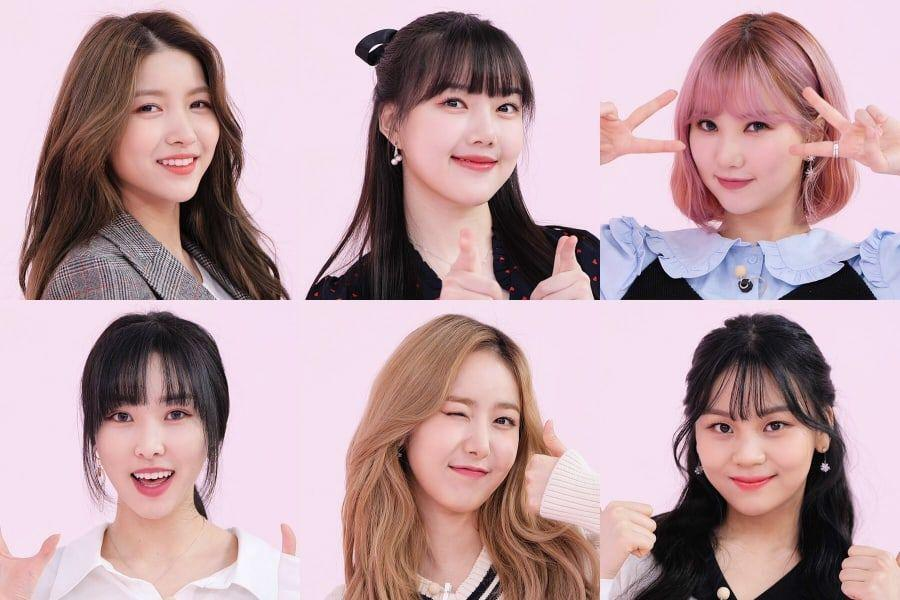
#> input picture gfriend.jpg, 900 x 600 px
$ python Human_Detection.py
#> lines starting #> are read from the running program, lines starting #| are printed output that depends on the picture; after the words box and inside, x2 and y2 are one past the last pixel; in counts of white or black regions, pixels touching at a corner belong together
import cv2
import sys

# Get user supplied values
imagePath = "gfriend.jpg"
cascPath = "haarcascade.xml"

# Create the haar cascade
faceCascade = cv2.CascadeClassifier(cascPath)

# Read the image
image = cv2.imread(imagePath)
#> image is the input picture: shape (600, 900, 3); mean B, G, R 164.8, 159, 187.6
gray = cv2.cvtColor(image, cv2.COLOR_BGR2GRAY)
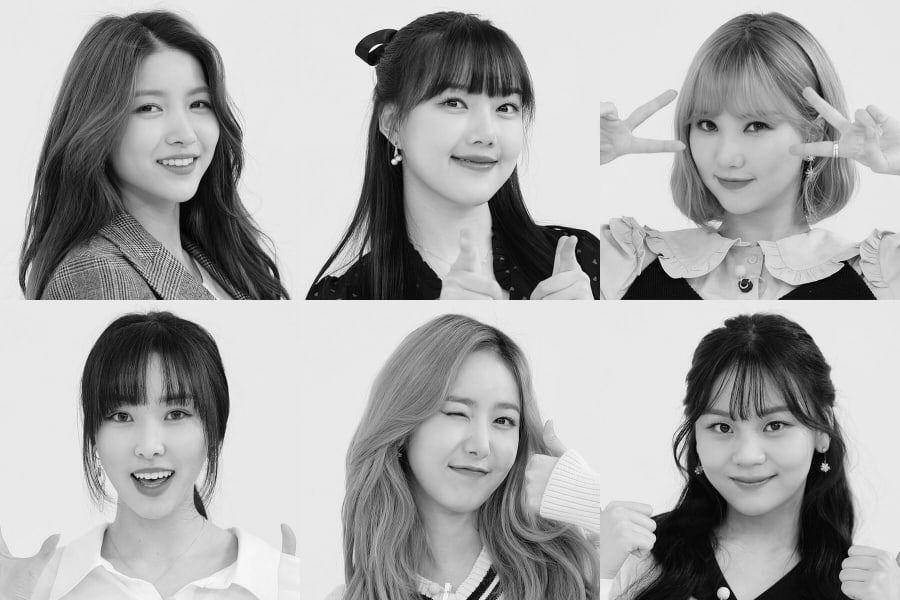
#> gray: shape (600, 900); min 0, max 255, mean 168.2

# Detect faces in the image
faces = faceCascade.detectMultiScale(
    gray,
    scaleFactor=1.1,
    minNeighbors=5,
    minSize=(30, 30),
    flags = cv2.CASCADE_SCALE_IMAGE
)
#> faces = [[111, 61, 125, 125], [666, 76, 138, 138], [401, 362, 141, 141], [683, 373, 144, 144], [405, 53, 142, 142], [73, 356, 157, 157]]

print("Found {0} faces!".format(len(faces)))
#| Found 6 faces!

# Draw a rectangle around the faces
for (x, y, w, h) in faces:
    cv2.rectangle(image, (x, y), (x+w, y+h), (0, 255, 0), 2)
#> this loop made 6 passes
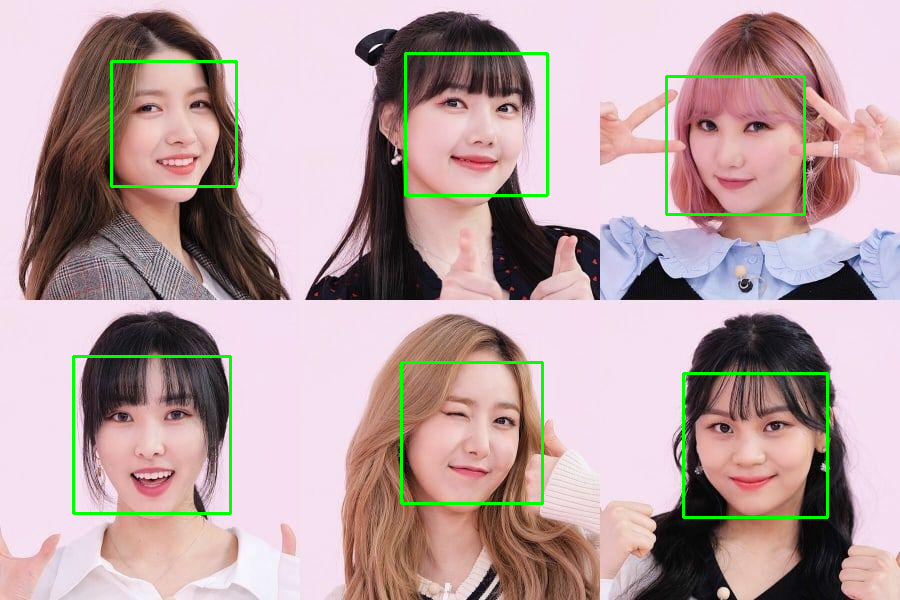
#> image: shape (600, 900, 3); 1.88% of pixels changed, all inside (x1, y1, x2, y2) = (72, 52, 829, 519)

cv2.imshow("Faces found", image)
cv2.waitKey(0)

$ run again, with Pejalan2.jpg copied over gfriend.jpg
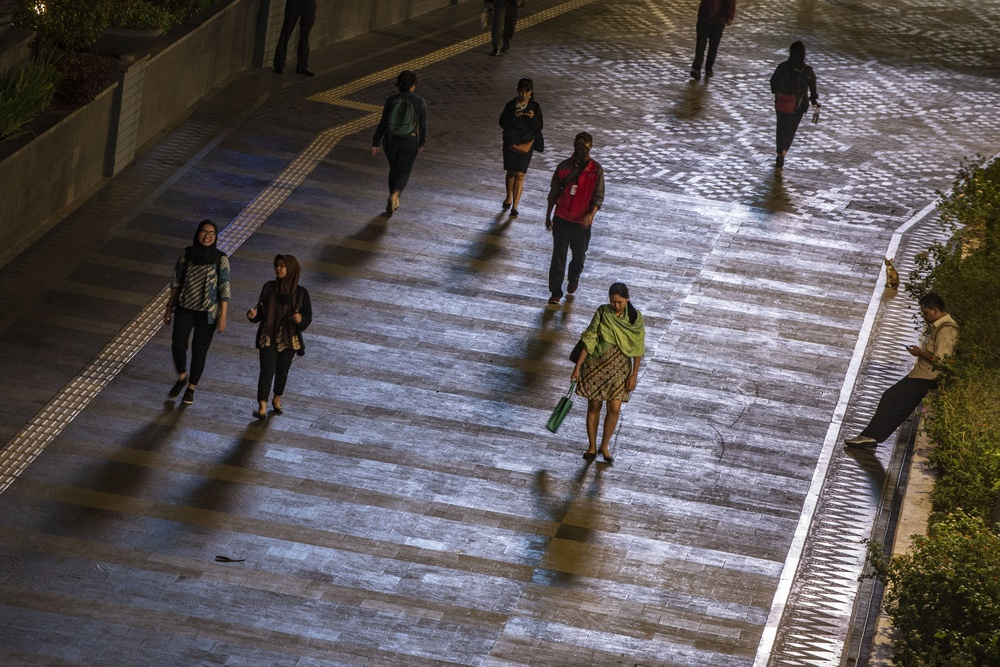
#> input picture Pejalan2.jpg, 1000 x 667 px, shrunk from 4000 x 2667 before the run
#> image is the input picture: shape (667, 1000, 3); mean B, G, R 90.8, 89.1, 94.7
#> `gray = cv2.cvtColor(image, cv2.COLOR_BGR2GRAY)`:
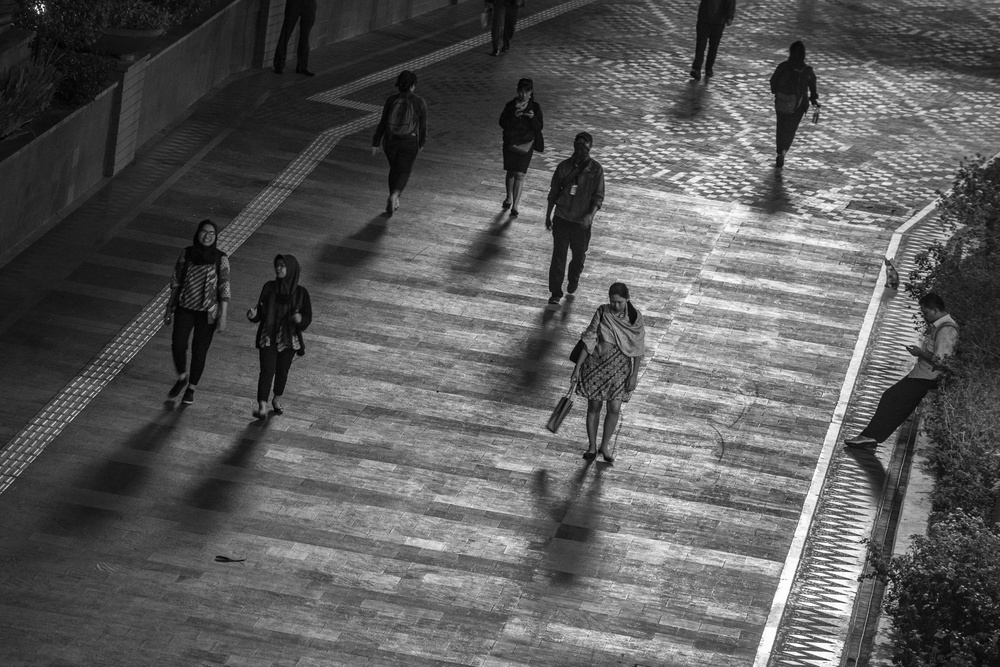
#> gray: shape (667, 1000); min 0, max 255, mean 90.9
#> faces = [[184, 360, 83, 83]]
#| Found 1 faces!
#> the loop `for (x, y, w, h) in faces:` made 1 pass
#> after the loop `for (x, y, w, h) in faces:`:
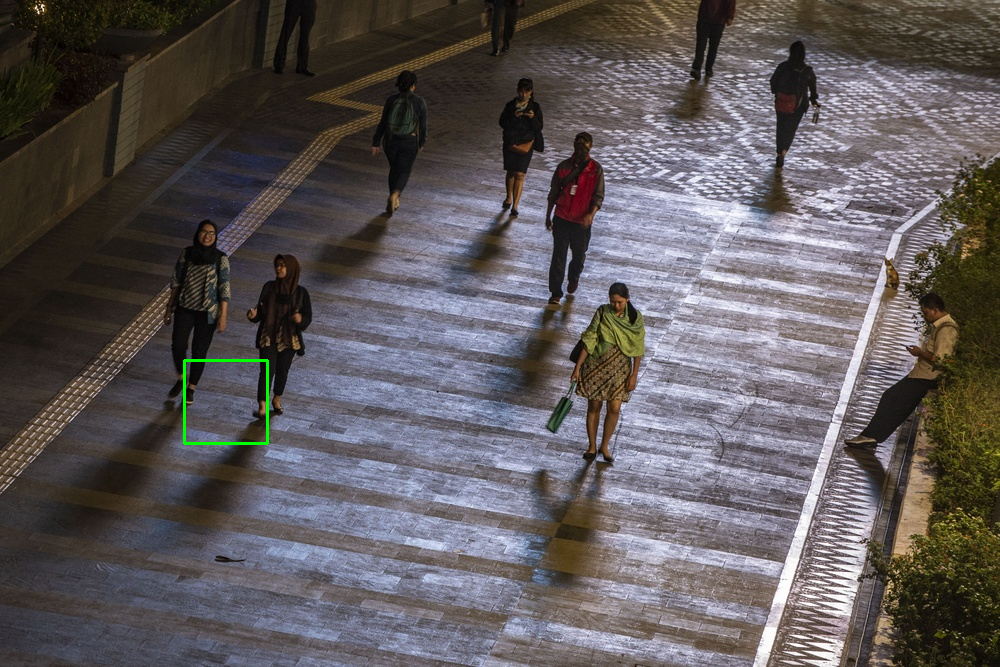
#> image: shape (667, 1000, 3); 0.15% of pixels changed, all inside (x1, y1, x2, y2) = (183, 359, 269, 445)

$ run again, with Ruangan2.jpg copied over gfriend.jpg
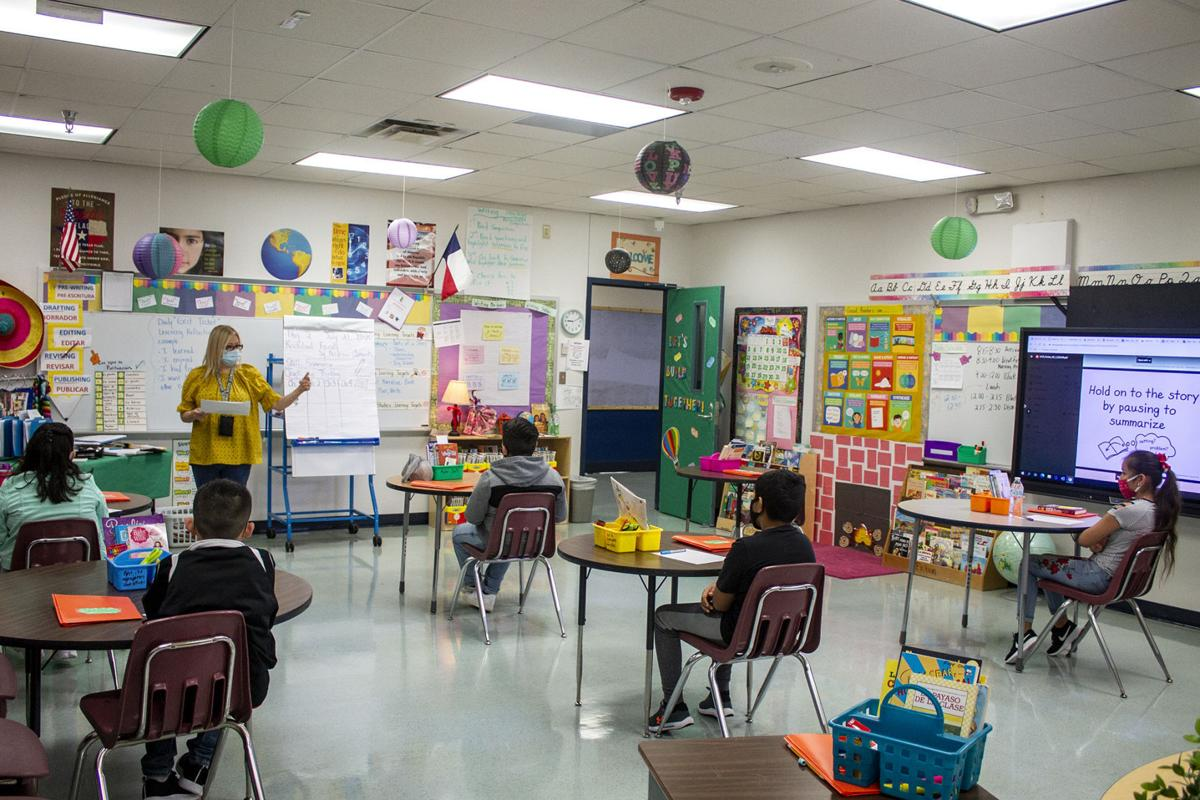
#> input picture Ruangan2.jpg, 1200 x 800 px
#> image is the input picture: shape (800, 1200, 3); mean B, G, R 126.9, 133.9, 137
#> `gray = cv2.cvtColor(image, cv2.COLOR_BGR2GRAY)`:
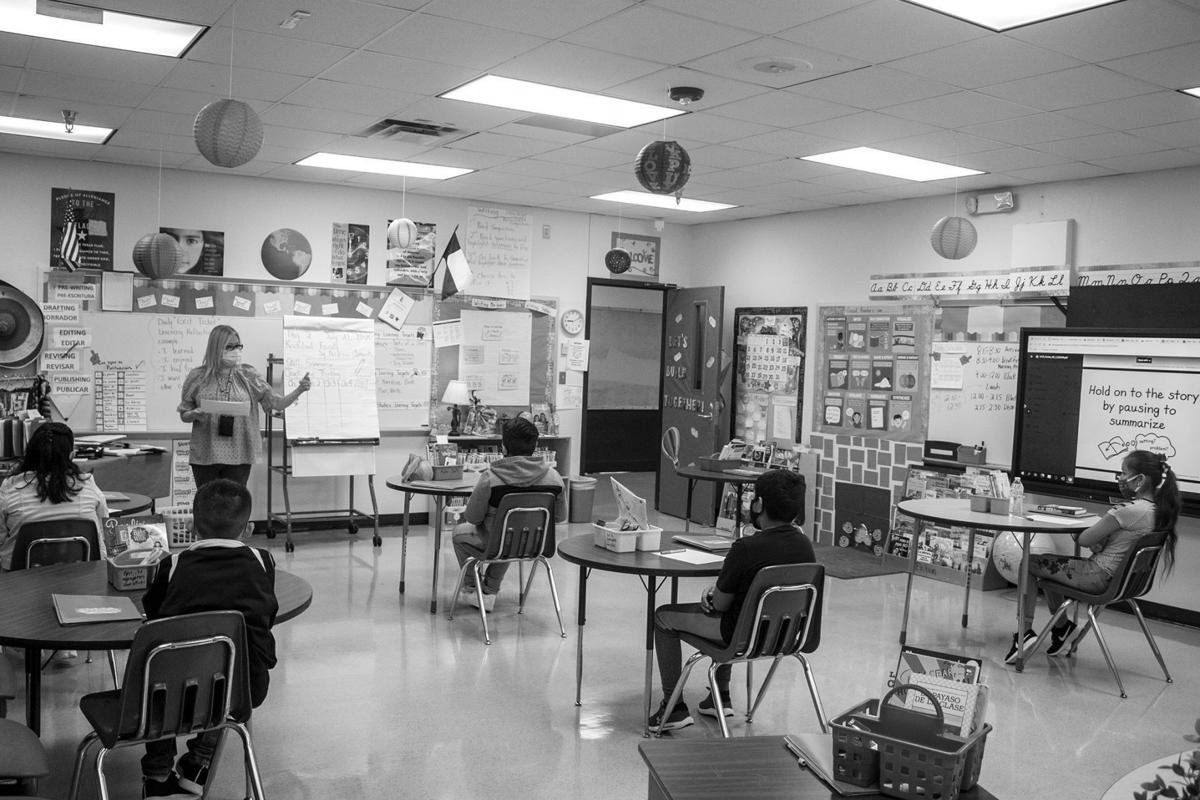
#> gray: shape (800, 1200); min 0, max 255, mean 134
#> faces = [[154, 218, 54, 54]]
#| Found 1 faces!
#> the loop `for (x, y, w, h) in faces:` made 1 pass
#> after the loop `for (x, y, w, h) in faces:`:
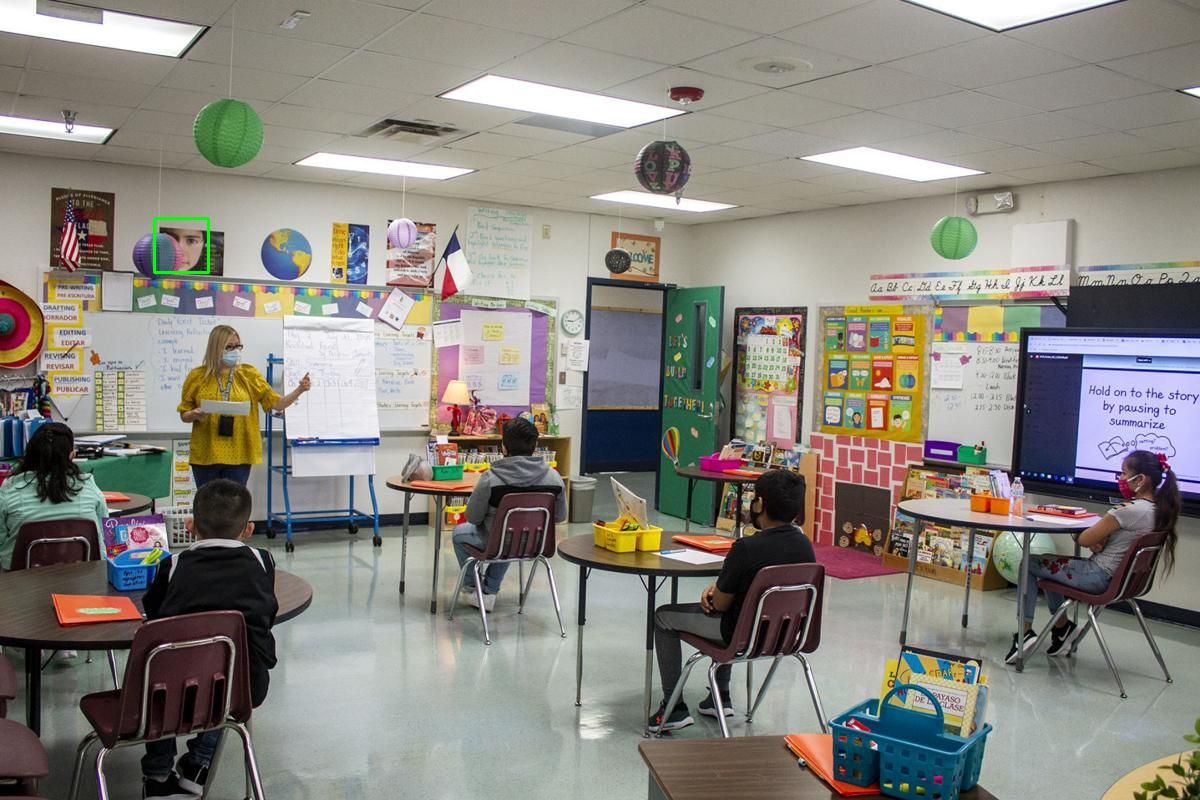
#> image: shape (800, 1200, 3); 0.07% of pixels changed, all inside (x1, y1, x2, y2) = (153, 217, 210, 274)

$ run again, with Ruangan3.jpg copied over gfriend.jpg
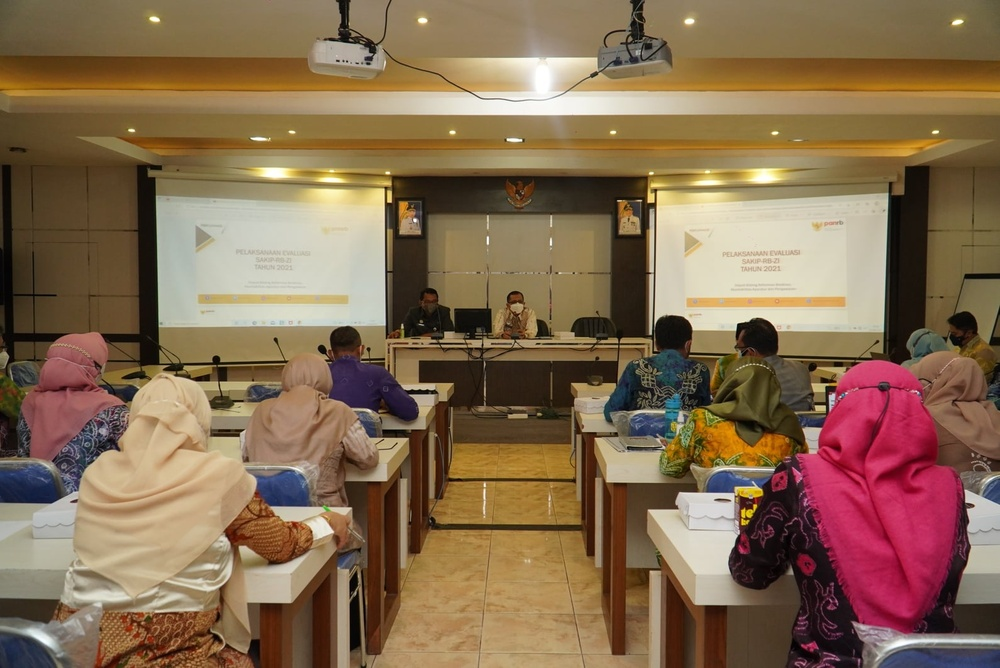
#> input picture Ruangan3.jpg, 1000 x 668 px, shrunk from 1590 x 1062 before the run
#> image is the input picture: shape (668, 1000, 3); mean B, G, R 80.7, 107.4, 133.7
#> `gray = cv2.cvtColor(image, cv2.COLOR_BGR2GRAY)`:
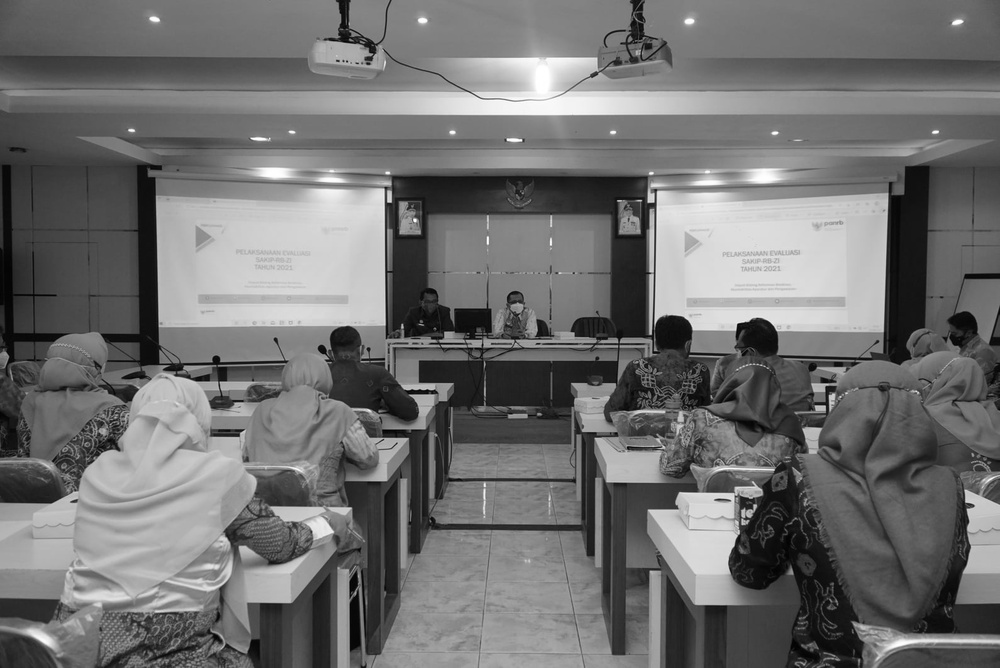
#> gray: shape (668, 1000); min 1, max 255, mean 112.2
#> faces = [[112, 241, 366, 366]]
#| Found 1 faces!
#> the loop `for (x, y, w, h) in faces:` made 1 pass
#> after the loop `for (x, y, w, h) in faces:`:
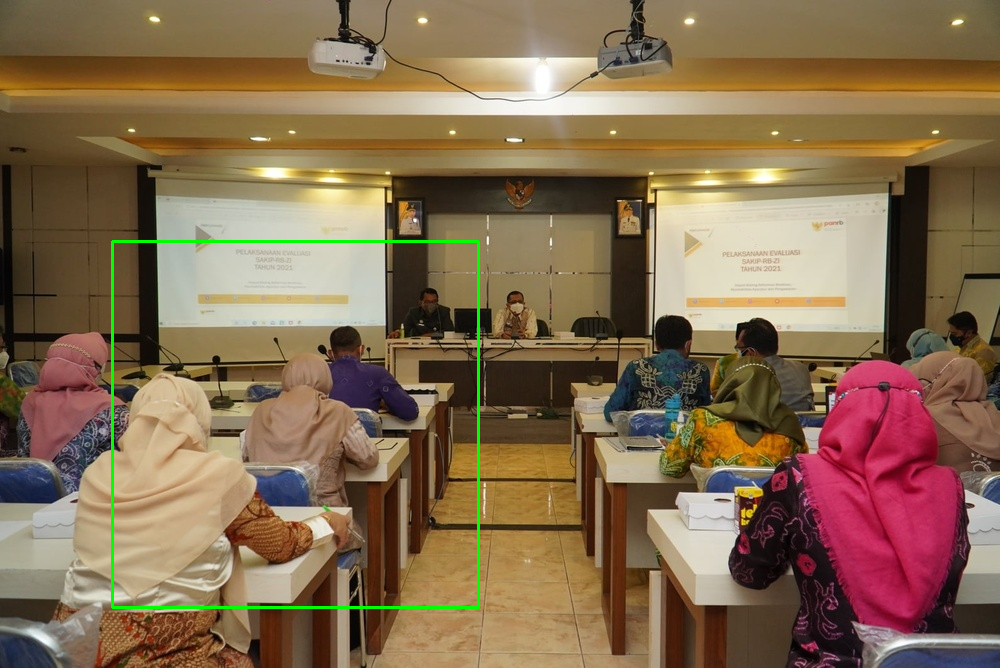
#> image: shape (668, 1000, 3); 0.66% of pixels changed, all inside (x1, y1, x2, y2) = (111, 240, 480, 609)
